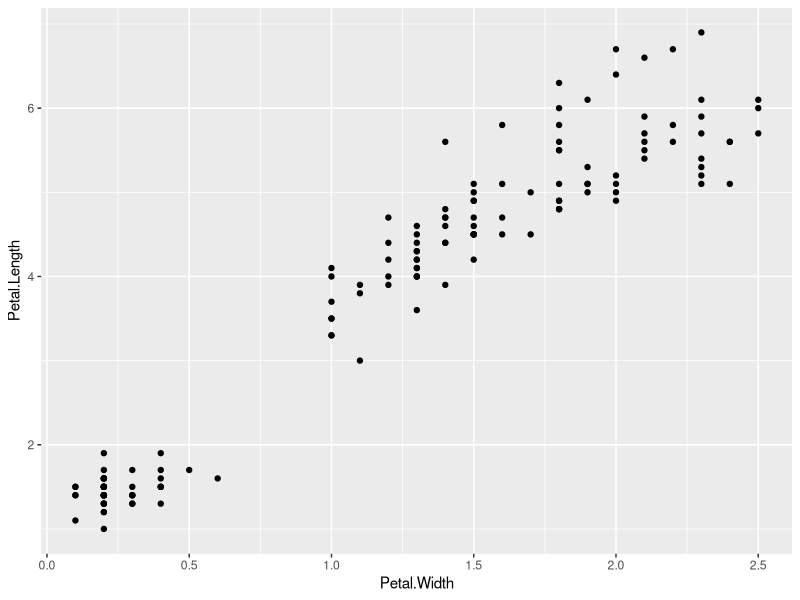
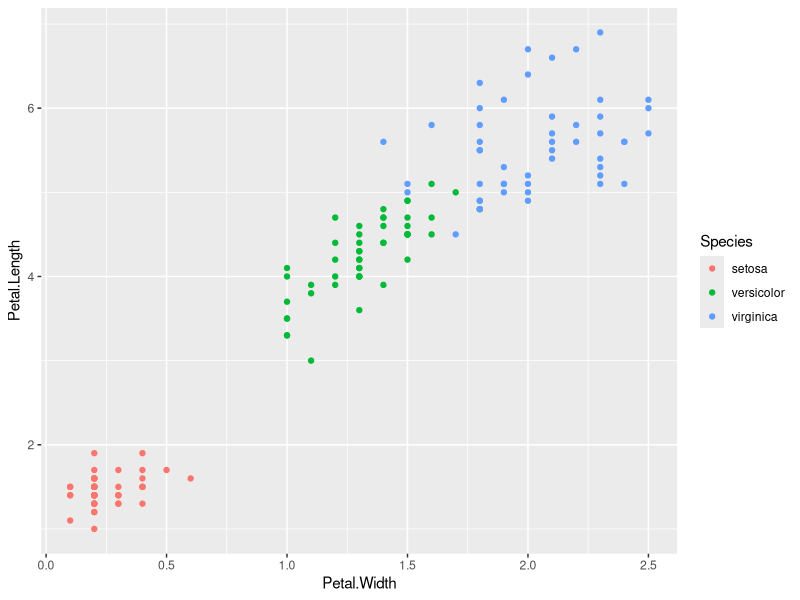
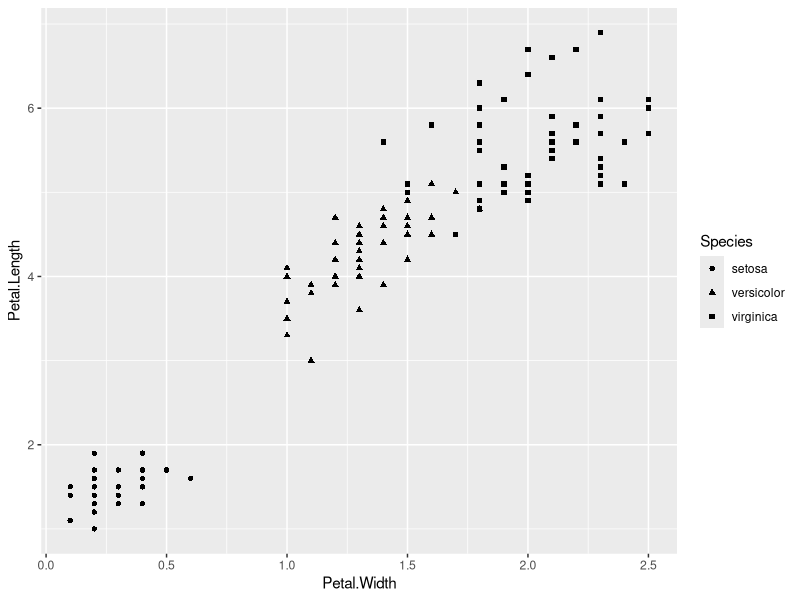
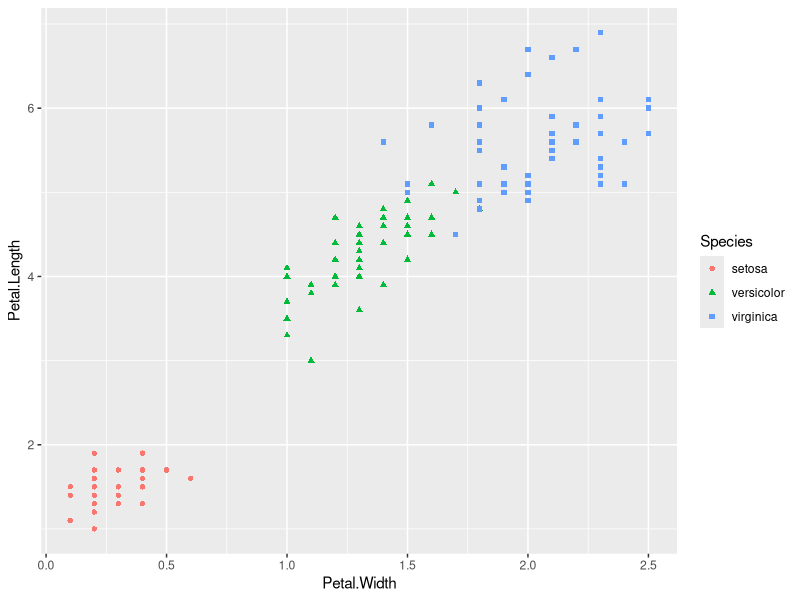
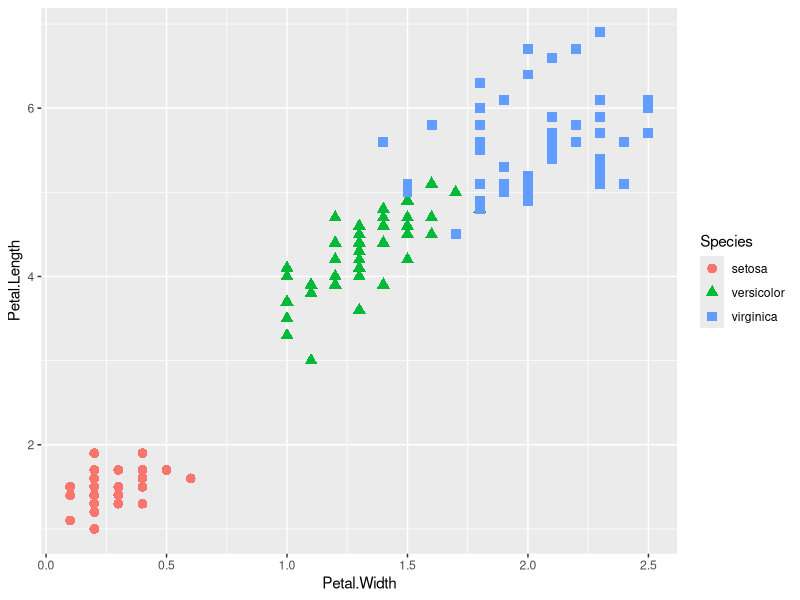
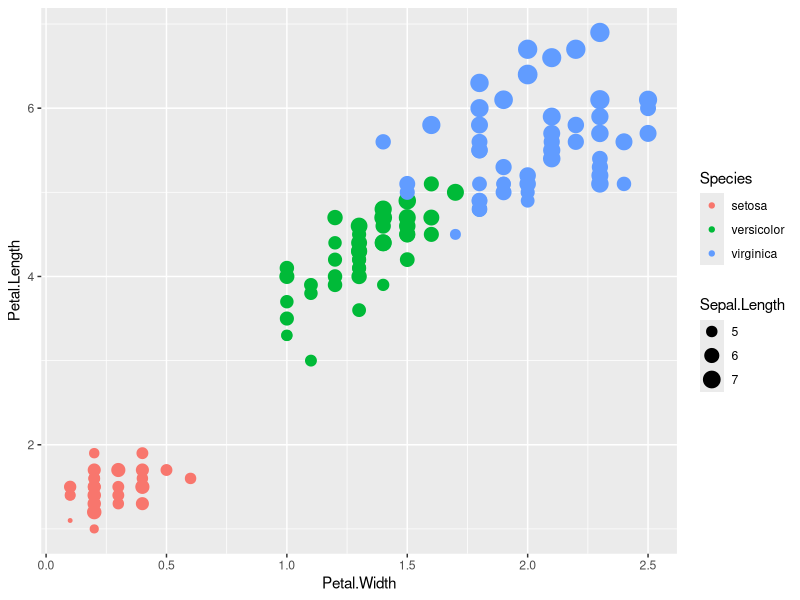
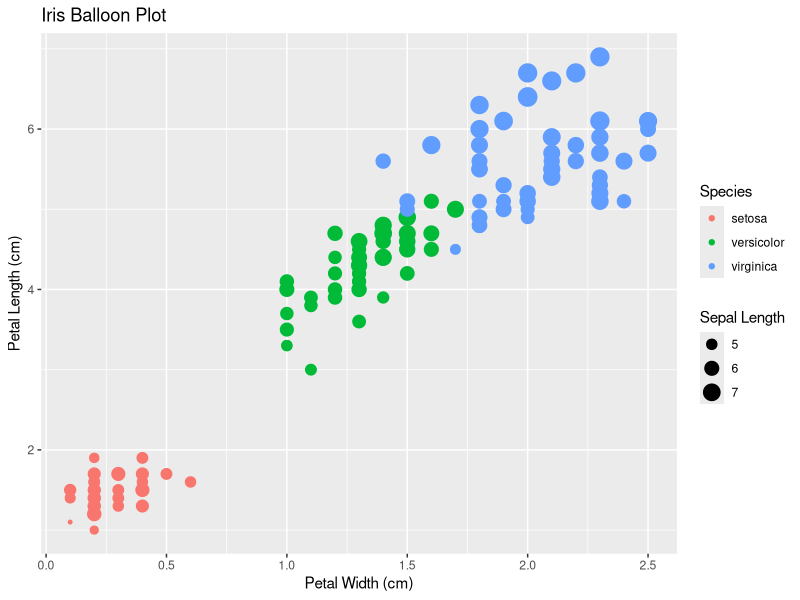
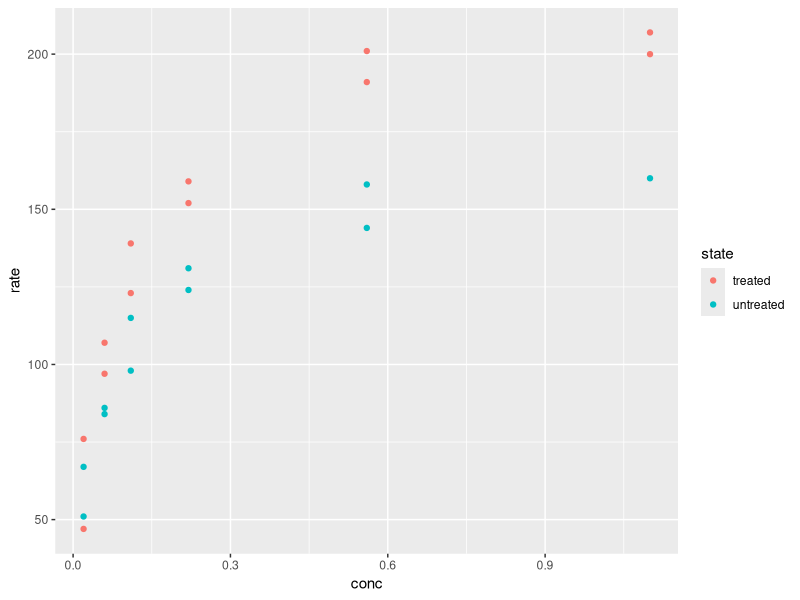

Generate these figures, in order, with R:
# R Graphics with ggplot2
# Fall 2015
# StatLab@UVa Library
# Clay Ford


# Helpful R Studio commands -----------------------------------------------

# Description       Windows & Linux       Mac 
# ----------------------------------------------------------------
# Run current line  Ctrl+Enter            Command+Enter
# Previous plot     Ctrl+Shift+PageUp     Command+Shift+PageUp 
# Next plot 	      Ctrl+Shift+PageDown 	Command+Shift+PageDown 


# Packages ----------------------------------------------------------------

# we'll use the following packages today.
# only submit these lines if you don't already have them installed. 
install.packages("ggplot2")
install.packages("reshape2")
install.packages("scales")

library(ggplot2)

# scatterplots ------------------------------------------------------------

# geom_point() 

ggplot(iris, aes(x = Petal.Width, y = Petal.Length)) + 
  geom_point() 

# scatter plot by group
# add color=Species to aes()
ggplot(iris, aes(x = Petal.Width, y = Petal.Length, color=Species)) + 
  geom_point() 

# map Species to shape
ggplot(iris, aes(x = Petal.Width, y = Petal.Length, shape=Species)) + 
  geom_point() 

# shape and color
ggplot(iris, aes(x = Petal.Width, y = Petal.Length, 
                 shape=Species, color=Species)) + 
  geom_point() 

# mapping species to color and shape and making points bigger
ggplot(iris, aes(x = Petal.Width, y = Petal.Length, 
                 color=Species, shape=Species)) + 
  geom_point(size=3) 

# mapping species to color and Sepal.Length to size of dots
# balloon scatter plot
ggplot(iris, aes(x = Petal.Width, y = Petal.Length, 
                 color=Species, size=Sepal.Length)) + 
  geom_point() 

# fix the labels and add a title
ggplot(iris, aes(x = Petal.Width, y = Petal.Length, 
                 color=Species, size=Sepal.Length)) + 
  geom_point() +
  labs(y="Petal Length (cm)", x= "Petal Width (cm)", 
       size="Sepal Length", title="Iris Balloon Plot")

# Your turn!

# The Puromycin data frame has 23 rows and 3 columns of the reaction velocity
# versus substrate concentration in an enzymatic reaction involving untreated
# cells or cells treated with Puromycin.
head(Puromycin)
names(Puromycin)

# Create a scatterplot. Plot conc on the x-axis, rate on the y-axis, and map
# the color of the points to state.
ggplot(Puromycin, aes(x=conc,y=rate, color=state)) + geom_point()


# boxplots ----------------------------------------------------------------

# geom_boxplot()

# Notes: the box is the middle 50% of the data (IQR), the line is the median, 
# the "whiskers" extend to the farthest point that is less than 1.5 x IQR from
# the edge of the box.

ggplot(iris, aes(x=Species, y=Petal.Width)) +
  geom_boxplot()

# thinner boxes
ggplot(iris, aes(x=Species, y=Petal.Width)) +
  geom_boxplot(width=0.5)


# Your Turn!

# PlantGrowth: Results from an Experiment on Plant Growth. A data frame of 30
# cases on 2 variables.
str(PlantGrowth)

# make a boxplot of weight versus group
ggplot(PlantGrowth, aes(x=group, y=weight)) + geom_boxplot()




# strip chart -------------------------------------------------------------

# A one-dimensional scatterplot. These plots are a good alternative to boxplots
# when sample sizes are small.

# An experiment was conducted to measure and compare the effectiveness of
# various feed supplements on the growth rate of chickens.
head(chickwts)
str(chickwts)

# could do a boxplot:
ggplot(chickwts, aes(x=feed, y=weight)) + geom_boxplot()

# Let's try a "stripchart":
ggplot(chickwts, aes(x=feed, y=weight)) + geom_point()

# Notice in the language of ggplot2, we simply call it like it is: geom_point()

# We can actually combine the two:
ggplot(chickwts, aes(x=feed, y=weight)) + geom_boxplot() + geom_point()

# The position argument with the position_jitter() function is useful to prevent
# overplotting. w = 0.1 means side-to-side jitter, h = 0 means no jitter in the
# up-and-down direction.

ggplot(chickwts, aes(x=feed, y=weight)) + 
  geom_point(position = position_jitter(w = 0.1, h = 0))

# Your Turn!

# Make a strip chart of the PlantGrowth data above. That is, plot weight (y)
# versus group (x). Also add some 0.05 side-to-side jitter.
ggplot(PlantGrowth, aes(x=group, y=weight)) + 
  geom_point(position = position_jitter(w = 0.05, h = 0))



# cleveland dot plot ------------------------------------------------------

# Dot plots are a reasonable substitute for bar plots. They use "less ink".

# use state.x77 data; it contains data from 1977 on US States
state.x77[1:6,]

# it's a matrix, so we need to convert to a data frame
class(state.x77)
rownames(state.x77) # row names are the states
states <- data.frame(state=rownames(state.x77),state.x77, row.names = NULL)
head(states)

# population dot plot
ggplot(states, aes(x=Population, y=state)) + geom_point()

# Notice again the language is no different from a scatter plot. We're simply
# plotting points.

# We can use the reorder() function within ggplot to reorder states according to
# population.
ggplot(states, aes(x=Population, y=reorder(state, Population))) +
  geom_point(size=3) +
  labs(title="Population of US States in 1975", y="State") 

# area dot plot
ggplot(states, aes(x=Area, y=reorder(state, Area))) +
  geom_point() +
  labs(title="Land Area of US States", y="State") 

# Notice the x-axis tick marks. Let's fix that.
library(scales) # for comma() function
ggplot(states, aes(x=Area, y=reorder(state, Area))) +
  geom_point() +
  scale_x_continuous(breaks=pretty(range(states$Area)), 
                     labels=comma(pretty(range(states$Area)))) +
  labs(title="Land Area of US States", y="State", x="Area (sq miles)") 

# Your Turn!

# Make a dot plot for Illiteracy by State using the states data frame we
# created. Also reorder the states by Illiteracy and label the y-axis
ggplot(states, aes(x=Illiteracy, y=reorder(state, Illiteracy))) + geom_point() +
  labs(y="State")




# histogram ---------------------------------------------------------------

# Histograms allow us to visualize the distribution of data.

# Let's use the faithful data that comes with R. Waiting time (mins) between 
# eruptions and the duration of the eruption (mins) for the Old Faithful geyser
# in Yellowstone National Park, Wyoming, USA.

head(faithful)

# histogram of eruption times; by default the y axis displays counts in the
# histogram bins.
ggplot(faithful, aes(x=eruptions)) +
  geom_histogram()
# note the warnings; developer firmly believes you should not accept default
# binwidth. use the binwdith argument to change

# with different color bars and banwidth set to 0.1
ggplot(faithful, aes(x=eruptions)) +
  geom_histogram(fill="white", color="black", binwidth=0.1) 

# "true" histogram - density instead of counts
# ..density.. refers to a variable generated by geom_histogram
ggplot(faithful, aes(x=eruptions, y = ..density..)) +
  geom_histogram()

# with a density curve
ggplot(faithful, aes(x=eruptions, y = ..density..)) +
  geom_histogram(binwidth=0.1) +
  geom_density(color="blue")

# back to iris data
# in groups (vertical facet)
ggplot(iris, aes(x=Petal.Length)) +
  geom_histogram(binwidth=0.2) +
  facet_grid(Species ~ .) # vertical ~ horizontal

# in groups (horizontal facet)
ggplot(iris, aes(x=Petal.Length)) +
  geom_histogram(binwidth=0.2) +
  facet_grid(. ~ Species) 

# Your Turn!

# The airquality data set contains air quality measurements in New York, May to
# September 1973.
summary(airquality)

# create a histogram for Temp faceted by Month. Suggested banwidth setting: 2
ggplot(airquality, aes(x=Temp)) + geom_histogram(binwidth=2) +
  facet_grid(.~ Month)


# line graph --------------------------------------------------------------

# Six subjects were given an intravenous injection of indometacin at 11 times,
# and each time plasma concentrations of indometacin was measured.

names(Indometh)
summary(Indometh)

# plot lines for for conc over time for each subject
ggplot(Indometh, aes(x=time,y=conc, group=Subject)) +
  geom_line()

# with color
ggplot(Indometh, aes(x=time,y=conc,group=Subject, color=Subject)) +
  geom_line()

# put legend in numeric order
ggplot(Indometh, aes(x=time,y=conc,group=Subject, color=Subject)) +
  geom_line() +
  scale_color_discrete(limits=1:6)


# Your Turn!

# The nlme package (that comes with R) has a dataset called Oxboys. These data 
# contain the height of 26 boys from Oxford, England recorded over time (age).
# Load the data and plot height (y) versus age (x) with each boy in a single
# plot.

data(Oxboys, package = "nlme")
summary(Oxboys)


ggplot(Oxboys, aes(x=age,y=height, group=Subject)) +
  geom_line()



# bar graph ---------------------------------------------------------------

# bar graphs in ggplot can be a little tricky. By default, it plots a count of 
# items in a category. Technically this is a statistical transformation, 
# stat="bin", which requires your data to have one record per item being
# counted. If your data set already contains counts, you have to specify
# stat="identity".

# Let's do some examples of both scenarios.

# Let's say you recruit 15 people to flip a loaded coin 100 times and record the
# result for each flip. Here's one way to generate the data in R.

# one record per flip per subject
result <- sample(c("H","T"), size = 15*100, replace = TRUE, prob = c(0.6,0.4))
subject <- rep(1:15, each = 100)
# recall: data must be in data frame for ggplot
dat <- data.frame(result, subject)
head(dat)
dim(dat)

# make a bar plot of counts for all heads and tails
ggplot(dat, aes(x=result)) + geom_bar()
ggplot(dat, aes(x=result)) + geom_bar(width=0.5)

# make a bar plot of counts for each subject
ggplot(dat, aes(x=subject, fill=result)) + geom_bar()
# set bars next to each other:
ggplot(dat, aes(x=subject, fill=result)) + geom_bar(position="dodge")

# defaults don't work so great; can fix with scale_x_discrete: set breaks at 1 -
# 15, label each break 1 - 15, and set the limits of the x-axis to go from "1"
# to "15".
ggplot(dat, aes(x=subject, fill=result)) + geom_bar(position="dodge") +
  scale_x_discrete(breaks=1:15, labels=1:15, limits=as.character(1:15))


# Now let's say you recruit 15 people to flip a loaded coin 100 times and record the
# result for each subject, that is total heads and tails.

# one record per total count per subject
dat2 <- as.data.frame(table(subject,result))
head(dat2)

# have to use stat="identity" since we already have total counts
ggplot(dat2, aes(x=subject, y=Freq, fill=result)) + 
  geom_bar(stat="identity", position="dodge")

# how to make bar graph of total heads and tails:
# first have to find total and save as data frame
dat3 <- aggregate(Freq ~ result, data=dat2, sum)
dat3
ggplot(dat2, aes(x=result, y=Freq)) + geom_bar(stat="identity", width=0.5)


# Your turn!

# Look at the mtcars data frame. The data was extracted from the 1974 Motor 
# Trend US magazine. Make a bar graph for total count of Transmission type (am =
# 0 or 1). Hint: consider making am a factor.
str(mtcars)

ggplot(mtcars, aes(x=am)) + geom_bar()
ggplot(mtcars, aes(x=factor(am))) + geom_bar(width=0.5)



# Advanced Topics ---------------------------------------------------------


# add mean to boxplots

# add mean to iris box plots
# notice we can save a ggplot and then call it
bp <- ggplot(iris, aes(x=Species, y=Petal.Width)) + geom_boxplot(width=0.5)
bp
# now add means to the plot using stat_summary():
bp + stat_summary(fun.y = mean, geom="point", color="red", size=3)

# add means and CIs to strip chart

# first need to calculate means and standard errors
fMean <- tapply(chickwts$weight, chickwts$feed, mean)
fSE <- tapply(chickwts$weight, chickwts$feed, function(x) sd(x)/sqrt(length(x)))
# now create data frame; recall that ggplot requires data frame
chick2 <- data.frame(feed=names(fMean), fMean, fSE)

# now plot strip chart and error bars
# notice we call two data frames
sc <- ggplot(chickwts, aes(x=feed, y=weight)) + 
  geom_point(position = position_jitter(w = 0.1, h = 0))
sc

# now add mean and error bars
sc + geom_point(data=chick2, aes(x=feed, y=fMean), color="red", size=3) +
  geom_errorbar(data=chick2, aes(x=feed, y=fMean, 
                                 ymin=fMean - 2*fSE, 
                                 ymax=fMean + 2*fSE), 
                width=0.1)

# another way using stat_summary
ggplot(chickwts, aes(x=feed, y=weight)) + 
  geom_point(position = position_jitter(w = 0.1, h = 0)) +
  stat_summary(fun.data="mean_cl_normal", colour="red", geom="errorbar", width=0.2) +
  stat_summary(fun.y = mean, geom="point", color="red", size=3)


# single line graph of means at each time point with SE bars

# first calculate means and SEs
tMean <- tapply(Indometh$conc, Indometh$time, mean)
tSE <- tapply(Indometh$conc, Indometh$time, function(x)sd(x)/sqrt(length(x)))

# ggplot requires data in data frame
Indo2 <- data.frame(time=unique(Indometh$time), tMean, tSE)

# now ready to create plot
ggplot(Indo2, aes(x=time,y=tMean)) +
  geom_line() +
  geom_point(size=2) +
  geom_errorbar(aes(ymin=tMean-2*tSE, ymax=tMean+2*tSE), width=0.2)

# multiple geoms

# adding fitted regression lines with CI and save
p <- ggplot(iris, aes(x = Petal.Width, y = Petal.Length, color=Species)) + 
  geom_point() +
  geom_smooth(method="lm") + 
  ggtitle("Petals of the Iris data set") 
p  

# "zoom in" on plot with coord_cartesian()
p + coord_cartesian(xlim=c(0,0.75), ylim = c(0, 2))

# overlayed histograms with transparency

ggplot(iris, aes(x=Petal.Length, fill=Species)) +
  geom_histogram(position="identity", alpha=0.4, binwidth=.1) 
# position="identity" needed for overlapping; without they get stacked;
# alpha = transparency setting


# themes
# guides (legends)
# saving


# help(RColorBrewer) for different palettes 

# others to try: 
# SEQUENTIAL PALETTES (suited to ordered data that progress from low to high): 
# Blues BuGn BuPu GnBu Greens Greys Oranges OrRd PuBu PuBuGn PuRd Purples RdPu
# Reds YlGn YlGnBu YlOrBr YlOrRd

# DIVERGING PALETTES (equal emphasis on mid-range critical values and extremes):
# BrBG PiYG PRGn PuOr RdBu RdGy RdYlBu RdYlGn Spectral

# QUALITATIVE PALETTES (used to create the primary visual differences between classes):
# Accent Dark2 Paired Pastel1 Pastel2 Set1 Set2 Set3

# See the online help for ggplot2; full of examples
# Electronic version of R Graphics Cookbook available from UVa Library

# tidy up before moving on
rm(list=ls())

